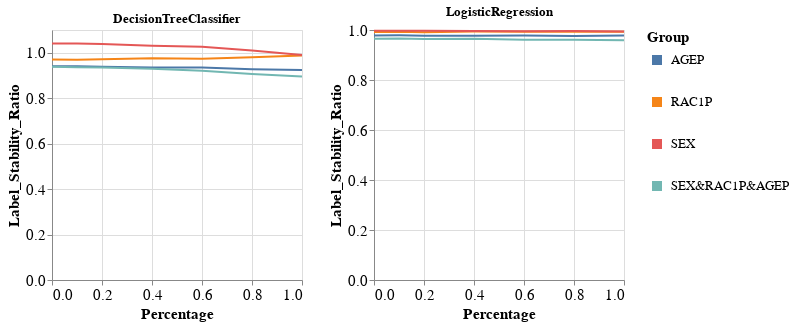

The code cell stored with this chart in its notebook:
### Markdown cell above
### Specific group metric per dataset, experiment iteration, and multiple models

### Code cell
visualizer.create_groups_grid_pct_lines_per_model_plot(group_metric='Label_Stability_Ratio',
                                                       target_preprocessing_technique=PREPROCESSING_TECHNIQUES[0],
                                                       model_names=MODEL_NAMES[:2])

### Figure 1 — Vega-Lite specification as saved in the notebook (floating-point values rounded to 4 significant figures)
{"config": {"view": {"continuousWidth": 400, "continuousHeight": 300}, "axis": {"labelFontSize": 15, "titleFontSize": 15}, "legend": {"labelFontSize": 13, "symbolStrokeWidth": 10, "titleFontSize": 15}}, "vconcat": [{"hconcat": [{"mark": "line", "encoding": {"color": {"field": "Group", "type": "nominal"}, "x": {"field": "Percentage", "type": "quantitative"}, "y": {"field": "Metric_Value", "title": "Label_Stability_Ratio", "type": "quantitative"}}, "height": 250, "title": "DecisionTreeClassifier", "width": 250}, {"data": {"name": "data-8316bb56453e66908d536c5f6d0e565c"}, "mark": "line", "encoding": {"color": {"field": "Group", "type": "nominal"}, "x": {"field": "Percentage", "type": "quantitative"}, "y": {"field": "Metric_Value", "title": "Label_Stability_Ratio", "type": "quantitative"}}, "height": 250, "title": "LogisticRegression", "width": 250}]}], "data": {"name": "data-14cf8a5577d0893a0c97ff763c0aa7cd"}, "$schema": "https://vega.github.io/schema/vega-lite/v4.17.0.json", "datasets": {"data-14cf8a5577d0893a0c97ff763c0aa7cd": [{"Model_Name": "DecisionTreeClassifier", "Metric": "Label_Stability_Ratio", "Group": "AGEP", "Metric_Value": 0.9403, "Percentage": 0.0}, {"Model_Name": "DecisionTreeClassifier", "Metric": "Label_Stability_Ratio", "Group": "RAC1P", "Metric_Value": 0.9697, "Percentage": 0.0}, {"Model_Name": "DecisionTreeClassifier", "Metric": "Label_Stability_Ratio", "Group": "SEX", "Metric_Value": 1.041, "Percentage": 0.0}, {"Model_Name": "DecisionTreeClassifier", "Metric": "Label_Stability_Ratio", "Group": "SEX&RAC1P&AGEP", "Metric_Value": 0.938, "Percentage": 0.0}, {"Model_Name": "DecisionTreeClassifier", "Metric": "Label_Stability_Ratio", "Group": "AGEP", "Metric_Value": 0.94, "Percentage": 0.1}, {"Model_Name": "DecisionTreeClassifier", "Metric": "Label_Stability_Ratio", "Group": "RAC1P", "Metric_Value": 0.9692, "Percentage": 0.1}, {"Model_Name": "DecisionTreeClassifier", "Metric": "Label_Stability_Ratio", "Group": "SEX", "Metric_Value": 1.04, "Percentage": 0.1}, {"Model_Name": "DecisionTreeClassifier", "Metric": "Label_Stability_Ratio", "Group": "SEX&RAC1P&AGEP", "Metric_Value": 0.9359, "Percentage": 0.1}, {"Model_Name": "DecisionTreeClassifier", "Metric": "Label_Stability_Ratio", "Group": "AGEP", "Metric_Value": 0.9378, "Percentage": 0.2}, {"Model_Name": "DecisionTreeClassifier", "Metric": "Label_Stability_Ratio", "Group": "RAC1P", "Metric_Value": 0.9715, "Percentage": 0.2}, {"Model_Name": "DecisionTreeClassifier", "Metric": "Label_Stability_Ratio", "Group": "SEX", "Metric_Value": 1.039, "Percentage": 0.2}, {"Model_Name": "DecisionTreeClassifier", "Metric": "Label_Stability_Ratio", "Group": "SEX&RAC1P&AGEP", "Metric_Value": 0.935, "Percentage": 0.2}, {"Model_Name": "DecisionTreeClassifier", "Metric": "Label_Stability_Ratio", "Group": "AGEP", "Metric_Value": 0.9351, "Percentage": 0.4}, {"Model_Name": "DecisionTreeClassifier", "Metric": "Label_Stability_Ratio", "Group": "RAC1P", "Metric_Value": 0.9762, "Percentage": 0.4}, {"Model_Name": "DecisionTreeClassifier", "Metric": "Label_Stability_Ratio", "Group": "SEX", "Metric_Value": 1.031, "Percentage": 0.4}, {"Model_Name": "DecisionTreeClassifier", "Metric": "Label_Stability_Ratio", "Group": "SEX&RAC1P&AGEP", "Metric_Value": 0.9296, "Percentage": 0.4}, {"Model_Name": "DecisionTreeClassifier", "Metric": "Label_Stability_Ratio", "Group": "AGEP", "Metric_Value": 0.9346, "Percentage": 0.6}, {"Model_Name": "DecisionTreeClassifier", "Metric": "Label_Stability_Ratio", "Group": "RAC1P", "Metric_Value": 0.9735, "Percentage": 0.6}, {"Model_Name": "DecisionTreeClassifier", "Metric": "Label_Stability_Ratio", "Group": "SEX", "Metric_Value": 1.026, "Percentage": 0.6}, {"Model_Name": "DecisionTreeClassifier", "Metric": "Label_Stability_Ratio", "Group": "SEX&RAC1P&AGEP", "Metric_Value": 0.9212, "Percentage": 0.6}, {"Model_Name": "DecisionTreeClassifier", "Metric": "Label_Stability_Ratio", "Group": "AGEP", "Metric_Value": 0.9278, "Percentage": 0.8}, {"Model_Name": "DecisionTreeClassifier", "Metric": "Label_Stability_Ratio", "Group": "RAC1P", "Metric_Value": 0.9803, "Percentage": 0.8}, {"Model_Name": "DecisionTreeClassifier", "Metric": "Label_Stability_Ratio", "Group": "SEX", "Metric_Value": 1.009, "Percentage": 0.8}, {"Model_Name": "DecisionTreeClassifier", "Metric": "Label_Stability_Ratio", "Group": "SEX&RAC1P&AGEP", "Metric_Value": 0.9067, "Percentage": 0.8}, {"Model_Name": "DecisionTreeClassifier", "Metric": "Label_Stability_Ratio", "Group": "AGEP", "Metric_Value": 0.9242, "Percentage": 1.0}, {"Model_Name": "DecisionTreeClassifier", "Metric": "Label_Stability_Ratio", "Group": "RAC1P", "Metric_Value": 0.988, "Percentage": 1.0}, {"Model_Name": "DecisionTreeClassifier", "Metric": "Label_Stability_Ratio", "Group": "SEX", "Metric_Value": 0.9903, "Percentage": 1.0}, {"Model_Name": "DecisionTreeClassifier", "Metric": "Label_Stability_Ratio", "Group": "SEX&RAC1P&AGEP", "Metric_Value": 0.8955, "Percentage": 1.0}], "data-8316bb56453e66908d536c5f6d0e565c": [{"Model_Name": "LogisticRegression", "Metric": "Label_Stability_Ratio", "Group": "AGEP", "Metric_Value": 0.9782, "Percentage": 0.0}, {"Model_Name": "LogisticRegression", "Metric": "Label_Stability_Ratio", "Group": "RAC1P", "Metric_Value": 0.9922, "Percentage": 0.0}, {"Model_Name": "LogisticRegression", "Metric": "Label_Stability_Ratio", "Group": "SEX", "Metric_Value": 0.9973, "Percentage": 0.0}, {"Model_Name": "LogisticRegression", "Metric": "Label_Stability_Ratio", "Group": "SEX&RAC1P&AGEP", "Metric_Value": 0.9649, "Percentage": 0.0}, {"Model_Name": "LogisticRegression", "Metric": "Label_Stability_Ratio", "Group": "AGEP", "Metric_Value": 0.9787, "Percentage": 0.1}, {"Model_Name": "LogisticRegression", "Metric": "Label_Stability_Ratio", "Group": "RAC1P", "Metric_Value": 0.993, "Percentage": 0.1}, {"Model_Name": "LogisticRegression", "Metric": "Label_Stability_Ratio", "Group": "SEX", "Metric_Value": 0.9965, "Percentage": 0.1}, {"Model_Name": "LogisticRegression", "Metric": "Label_Stability_Ratio", "Group": "SEX&RAC1P&AGEP", "Metric_Value": 0.9657, "Percentage": 0.1}, {"Model_Name": "LogisticRegression", "Metric": "Label_Stability_Ratio", "Group": "AGEP", "Metric_Value": 0.9774, "Percentage": 0.2}, {"Model_Name": "LogisticRegression", "Metric": "Label_Stability_Ratio", "Group": "RAC1P", "Metric_Value": 0.9913, "Percentage": 0.2}, {"Model_Name": "LogisticRegression", "Metric": "Label_Stability_Ratio", "Group": "SEX", "Metric_Value": 0.9975, "Percentage": 0.2}, {"Model_Name": "LogisticRegression", "Metric": "Label_Stability_Ratio", "Group": "SEX&RAC1P&AGEP", "Metric_Value": 0.9642, "Percentage": 0.2}, {"Model_Name": "LogisticRegression", "Metric": "Label_Stability_Ratio", "Group": "AGEP", "Metric_Value": 0.9772, "Percentage": 0.4}, {"Model_Name": "LogisticRegression", "Metric": "Label_Stability_Ratio", "Group": "RAC1P", "Metric_Value": 0.9935, "Percentage": 0.4}, {"Model_Name": "LogisticRegression", "Metric": "Label_Stability_Ratio", "Group": "SEX", "Metric_Value": 0.9963, "Percentage": 0.4}, {"Model_Name": "LogisticRegression", "Metric": "Label_Stability_Ratio", "Group": "SEX&RAC1P&AGEP", "Metric_Value": 0.9648, "Percentage": 0.4}, {"Model_Name": "LogisticRegression", "Metric": "Label_Stability_Ratio", "Group": "AGEP", "Metric_Value": 0.9778, "Percentage": 0.6}, {"Model_Name": "LogisticRegression", "Metric": "Label_Stability_Ratio", "Group": "RAC1P", "Metric_Value": 0.9925, "Percentage": 0.6}, {"Model_Name": "LogisticRegression", "Metric": "Label_Stability_Ratio", "Group": "SEX", "Metric_Value": 0.9953, "Percentage": 0.6}, {"Model_Name": "LogisticRegression", "Metric": "Label_Stability_Ratio", "Group": "SEX&RAC1P&AGEP", "Metric_Value": 0.9608, "Percentage": 0.6}, {"Model_Name": "LogisticRegression", "Metric": "Label_Stability_Ratio", "Group": "AGEP", "Metric_Value": 0.9762, "Percentage": 0.8}, {"Model_Name": "LogisticRegression", "Metric": "Label_Stability_Ratio", "Group": "RAC1P", "Metric_Value": 0.993, "Percentage": 0.8}, {"Model_Name": "LogisticRegression", "Metric": "Label_Stability_Ratio", "Group": "SEX", "Metric_Value": 0.9962, "Percentage": 0.8}, {"Model_Name": "LogisticRegression", "Metric": "Label_Stability_Ratio", "Group": "SEX&RAC1P&AGEP", "Metric_Value": 0.961, "Percentage": 0.8}, {"Model_Name": "LogisticRegression", "Metric": "Label_Stability_Ratio", "Group": "AGEP", "Metric_Value": 0.9776, "Percentage": 1.0}, {"Model_Name": "LogisticRegression", "Metric": "Label_Stability_Ratio", "Group": "RAC1P", "Metric_Value": 0.9927, "Percentage": 1.0}, {"Model_Name": "LogisticRegression", "Metric": "Label_Stability_Ratio", "Group": "SEX", "Metric_Value": 0.994, "Percentage": 1.0}, {"Model_Name": "LogisticRegression", "Metric": "Label_Stability_Ratio", "Group": "SEX&RAC1P&AGEP", "Metric_Value": 0.9593, "Percentage": 1.0}]}}
